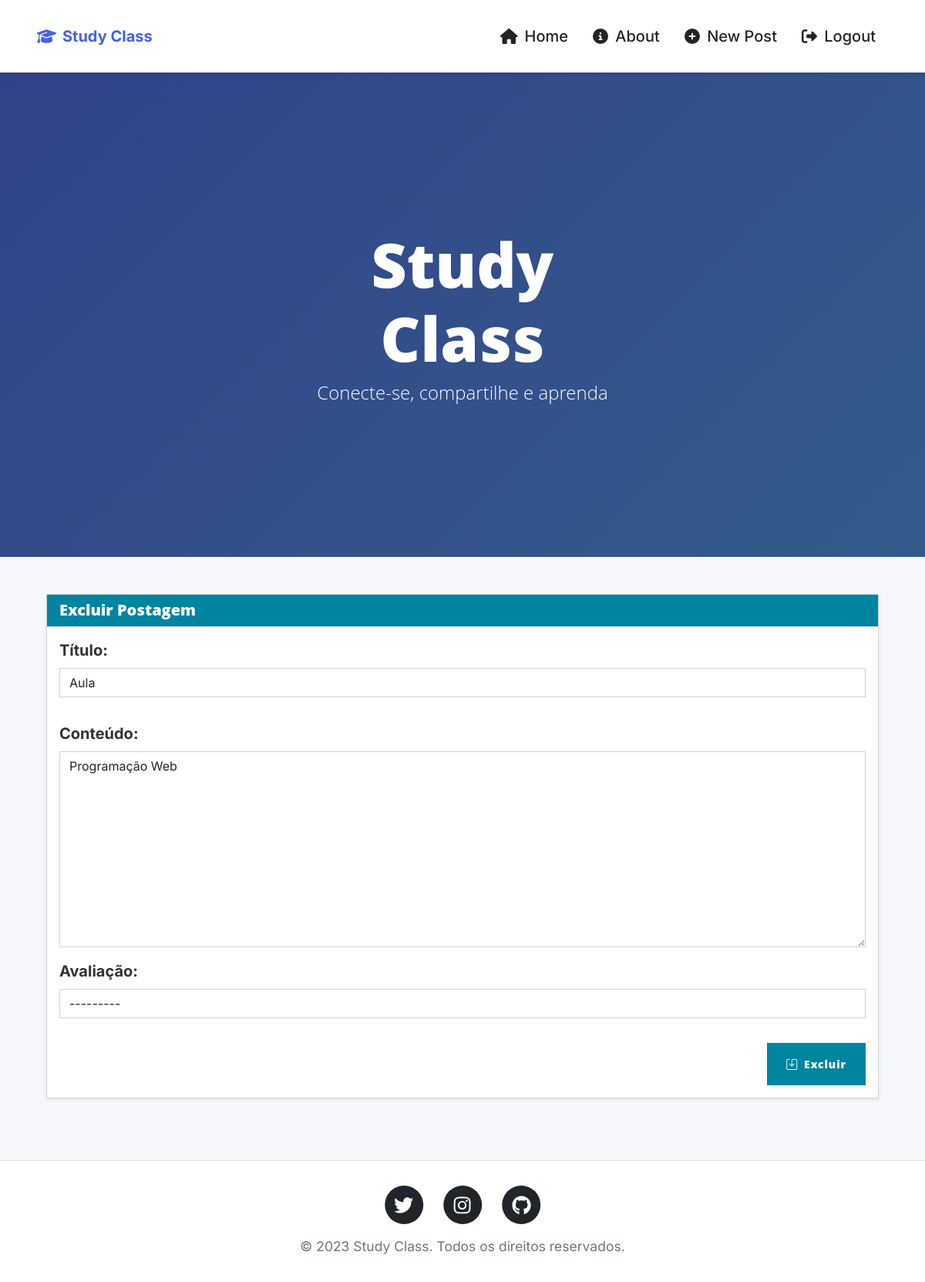
The app's page /deleta_post/1 (signed in) with its own data.
### socialapp/models.py (models this page shows, shortened)
class Postagem(models.Model):
    id_postagem = models.AutoField(primary_key=True)
    autor_postagem = models.CharField(max_length=255, blank=True)  # ← adicionado blank=True
    data_postagem = models.DateTimeField(auto_now_add=True)
    titulo_postagem = models.CharField(max_length=255)
    conteudo_postagem = models.TextField()
    id_avalia = models.ForeignKey(Avalia, models.DO_NOTHING, null=True, blank=True, db_column='id_avalia')

class Avalia(models.Model):
    id_avalia = models.AutoField(primary_key=True)
    valor_avalia = models.CharField(max_length=255)
    def __str__(self):
        return self.valor_avalia

### socialapp/views.py (the view)
# urls.py: path('deleta_post/<int:id>', deleta_post, name='deleta_post'),
def deleta_post(request,id):
    post = get_object_or_404(Postagem, pk=id)
    form = PostagemForms(instance=post)
    posts = Postagem.objects.all()
    if request.method == "POST":
        post.delete()
        return redirect('index')
    return render(request,'social/deleta_post.html',{'post':post, 'form':form, 'posts':posts})

### socialapp/forms.py
class PostagemForms(forms.ModelForm):
    class Meta:
        model = Postagem
        fields ="__all__"

### socialapp/templates/social/deleta_post.html (shortened to what this page needs)
{% extends 'social/base.html' %}
{% load widget_tweaks %}
{% block content %}
<div class="container">
    <div class="card shadow-sm mb-5">
        {% if user.is_authenticated %}
        <div class="card-header bg-primary text-white">
            <h2 class="h5 mb-0">Excluir Postagem</h2>
        </div>
        <form method="post" enctype="multipart/form-data" class="card-body">
            <div class="row g-3">
                <div class="col-12">
                    <div class="form-group mb-3">
                        <label for="titulo" class="form-label fw-bold">Título:</label>
                        {% render_field form.titulo_postagem class="form-control" id="titulo" required="required" %}
                    </div>
                </div>
                <div class="col-12">
                    <div class="form-group mb-3">
                        <label for="conteudo" class="form-label fw-bold">Conteúdo:</label>
                        {% render_field form.conteudo_postagem class="form-control" id="conteudo" required="required" %}
                    </div>
                    <div class="form-group mb-3">
                        <label for="avalia" class="form-label fw-bold">Avaliação:</label>
                        {% render_field form.id_avalia class="form-control" id="avalia" required="required" %}
                    </div>
                </div>
                <div class="col-12 text-end">
                    <button type="submit" class="btn btn-primary px-4">
                        <i class="bi bi-save me-2"></i>Excluir
                    </button>
                </div>
            </div>
        </form>
        {% else %}
        <div class="text-center mt-5">
            <p>Você precisa estar <a href="{% url 'login' %}">logado</a> para acessar esta página.</p>
        </div>
        {% endif %}
    </div>
</div>
{% endblock content %}

### socialapp/static/css/style.css (style rules this page uses)
:root { --primary-color: #4361ee; --secondary-color: #3f37c9; --accent-color: #4895ef; --light-color: #f8f9fa; --dark-color: #212529; --success-color: #4cc9f0; --danger-color: #f72585; --warning-color: #f8961e; --info-color: #43aa8b; }
body { font-family: 'Inter', sans-serif; background-color: #f5f7fb; color: #333; }

### socialapp/templates/social/base.html (style rules this page uses)
:root { --primary-color: #4361ee; --secondary-color: #3f37c9; --accent-color: #4895ef; --light-color: #f8f9fa; --dark-color: #212529; --success-color: #4cc9f0; --danger-color: #f72585; --warning-color: #f8961e; --info-color: #43aa8b; }
body { font-family: 'Inter', sans-serif; background-color: #f5f7fb; color: #333; }
.container { max-width: 1200px; }

### records on screen
Postagem: titulo_postagem "Aula", conteudo_postagem "Programação Web"
Avalia: id_avalia "---------"
